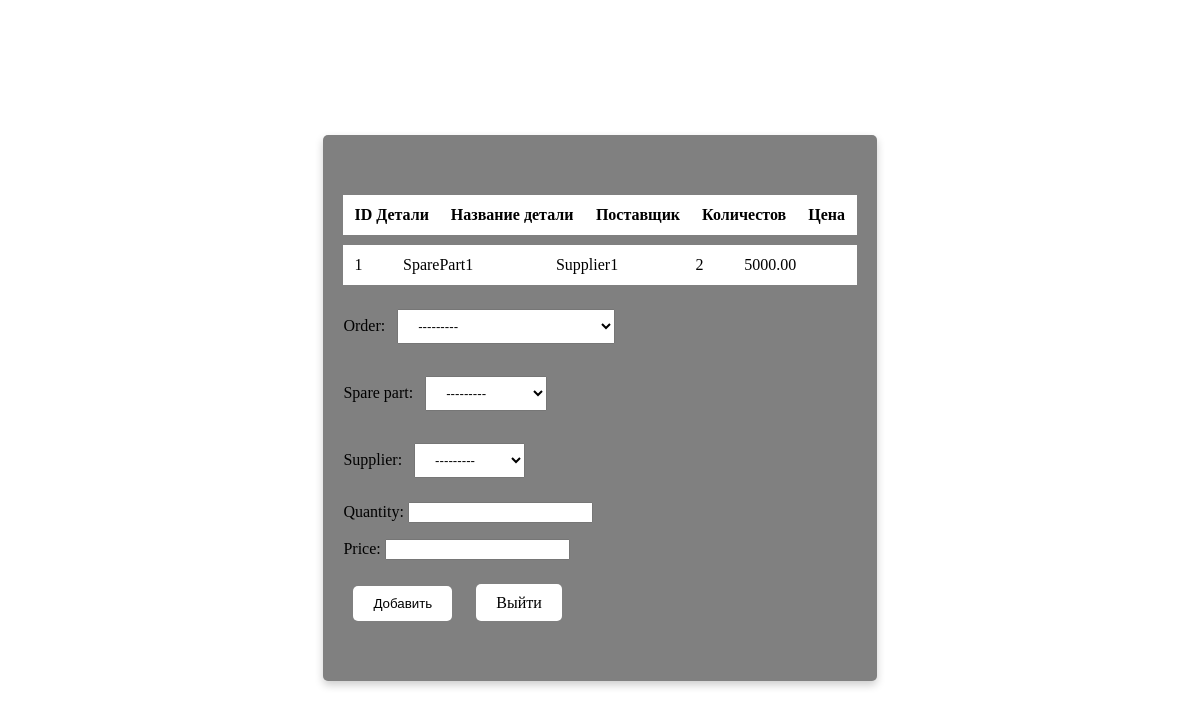
The app's page /create_order_cust_detail/2 with its own data.
### main/models.py (models this page shows, shortened)
class OrderCustItem(models.Model):
    order = models.ForeignKey(OrderCust, on_delete=models.CASCADE, related_name='items')
    spare_part = models.ForeignKey(SparePart, on_delete=models.CASCADE)
    supplier = models.ForeignKey(Supplier, on_delete=models.CASCADE)
    quantity = models.PositiveIntegerField()
    price = models.DecimalField(max_digits=10, decimal_places=2)

class SparePart(models.Model):
    name = models.CharField(max_length=100)
    description = models.TextField()
    def __str__(self):
        return self.name

class Supplier(models.Model):
    name = models.CharField(max_length=100)
    address = models.CharField(max_length=200)
    phone = models.CharField(max_length=20)
    email = models.EmailField()
    def __str__(self):
        return self.name

### main/views.py (the view)
# urls.py: path('create_order_cust_detail/<int:order_id>', views.create_order_cust_detail, name='create_order_cust_detail'),
def create_order_cust_detail(request, order_id):
    order = get_object_or_404(OrderCust, pk=order_id)
    error = ''
    if request.method == 'POST':
        form = OrderCustItemForm(data=request.POST)
        if form.is_valid():
            form.save()
            return HttpResponseRedirect(reverse('main:create_order_cust_detail', args=[order.pk, ]))
        else:
            error = 'Ошибка'
    else:
        form = OrderCustItemForm()
    context = {'title': 'Детали заказа',
               'form': form,
               'error': error,
               'order': order,
               'items': OrderCustItem.objects.filter(order=order)}
    return render(request, 'main/create_order_cust_detail.html', context)

### main/forms.py
class OrderCustItemForm(forms.ModelForm):
    class Meta:
        model = OrderCustItem
        fields = '__all__'

### main/models.py (called while the page is built)
    def __str__(self):
        return f"Заказ для {self.customer_name}"

### main/templates/main/create_order_cust_detail.html (shortened to what this page needs)
{% extends 'main/base.html'%}
{% block content %}
<div class="scroll-table">
    <table id="order_table">
        <thead>
        <tr>
            <th>ID Детали</th>
            <th>Название детали</th>
            <th>Поставщик</th>
            <th>Количестов</th>
            <th>Цена</th>
        </tr>
        </thead>
    </table>
    <div class="scroll-table-body">
        <table>
            <tbody>
            {% for item in items %}
            <tr>
                <td>{{ item.id }}</td>
                <td>{{ item.spare_part }}</td>
                <td>{{ item.supplier }}</td>
                <td>{{ item.quantity }}</td>
                <td>{{ item.price }}</td>
            </tr>
            {% endfor %}
            </tbody>
        </table>
    </div>
</div>
<form action="{% url 'main:create_order_cust_detail' order.id %}" method="post">
    {{ form.as_p }}
    <button type="submit">Добавить</button>
    <a href="{% url 'main:create_order_cust' %}" class="btn">Выйти</a>
</form>
{% endblock %}

### records on screen
OrderCustItem: id "1", spare_part "SparePart1", supplier "Supplier1", quantity "2", price "5000.00"
